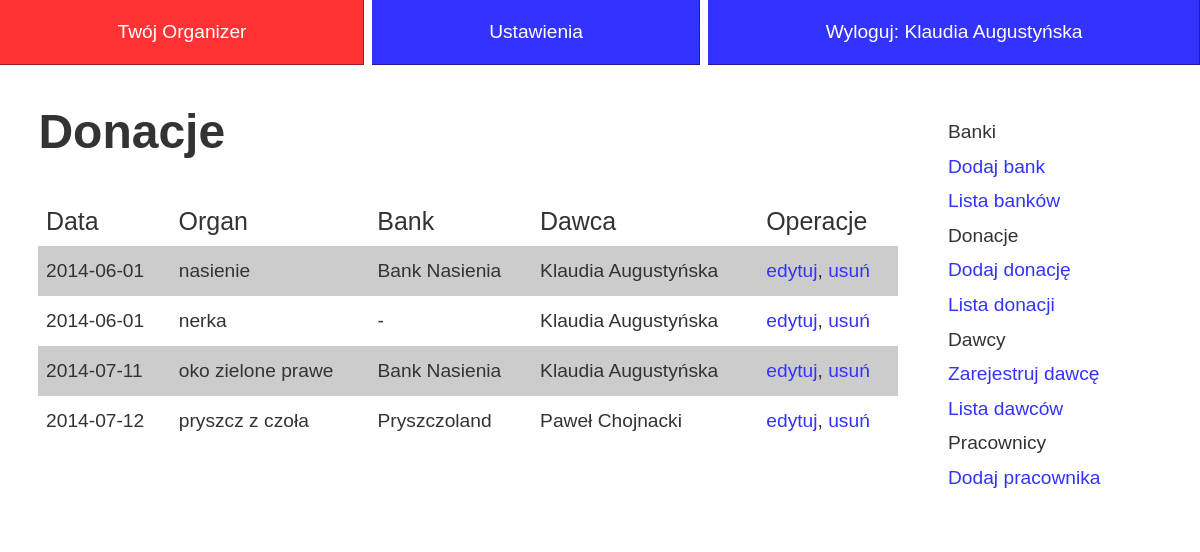
Screenshot of /index.php?org=donacje (signed in) with the database file from the repository.
### tables this page shows
CREATE TABLE IF NOT EXISTS `donacje` (
  `id` int(11) NOT NULL AUTO_INCREMENT,
  `data` timestamp NOT NULL DEFAULT CURRENT_TIMESTAMP,
  `organ_id` int(11) NOT NULL,
  `bank_id` int(11) DEFAULT NULL,
  `dawca_id` int(11) NOT NULL,
  PRIMARY KEY (`id`),
  KEY `organ_id` (`organ_id`),
  KEY `bank_id` (`bank_id`),
  KEY `dawca_id` (`dawca_id`)
);

CREATE TABLE IF NOT EXISTS `organy` (
  `id` int(11) NOT NULL AUTO_INCREMENT,
  `nazwa` varchar(100) NOT NULL,
  `cena` int(11) NOT NULL,
  PRIMARY KEY (`id`)
);

CREATE TABLE IF NOT EXISTS `banki` (
  `id` int(11) NOT NULL AUTO_INCREMENT,
  `nazwa` varchar(100) NOT NULL,
  `adres_id` int(11) NOT NULL,
  PRIMARY KEY (`id`),
  UNIQUE KEY `adres_id` (`adres_id`)
);

CREATE TABLE IF NOT EXISTS `dane_osobowe` (
  `id` int(11) NOT NULL AUTO_INCREMENT,
  `imie` varchar(100) NOT NULL,
  `nazwisko` varchar(100) NOT NULL,
  `pesel` varchar(12) DEFAULT NULL,
  `adres_id` int(11) NOT NULL,
  `grupa_id` int(11) DEFAULT NULL,
  `stanowisko_id` int(11) DEFAULT NULL,
  PRIMARY KEY (`id`),
  UNIQUE KEY `adres_id` (`adres_id`),
  UNIQUE KEY `pesel` (`pesel`),
  KEY `grupa_id` (`grupa_id`),
  KEY `stanowisko_id` (`stanowisko_id`)
);

CREATE TABLE IF NOT EXISTS `menu` (
  `id` int(11) NOT NULL AUTO_INCREMENT,
  `parent_id` int(11) NOT NULL DEFAULT '0',
  `typ` int(11) NOT NULL,
  `naglowek` tinyint(1) NOT NULL DEFAULT '1',
  `opcja_id` int(11) DEFAULT NULL,
  `adres` varchar(200) DEFAULT NULL,
  `etykieta` varchar(100) NOT NULL,
  PRIMARY KEY (`id`),
  UNIQUE KEY `opcja_id` (`opcja_id`)
);

### src/donacje.php (called while the page is built, shortened)
<?php
class Donacje {
	static public function GetAll() {
		global $mysqli;
		$result = $mysqli->query("
			SELECT
				donacje.id,
				DATE(data) AS 'data',
				organy.nazwa AS 'organ',
				banki.nazwa AS 'bank',
				dane_osobowe.imie AS 'imie',
				dane_osobowe.nazwisko AS 'nazwisko'
			FROM donacje
				LEFT JOIN banki ON bank_id = banki.id
				JOIN organy ON organ_id = organy.id
				JOIN uzytkownicy ON dawca_id = uzytkownicy.id
				JOIN dane_osobowe ON dane_osobowe_id = dane_osobowe.id
		") or die($mysqli->error);
		if ($result->num_rows > 0) {
			$tablica  = array();
			while ($row = $result->fetch_assoc())
				$tablica[] = $row;
			return $tablica;
		}
		return NULL;
	}
}
?>

### pages/org/donacje-lista.php (the view, shortened to what this page needs)
	<article>
		<h1>Donacje</h1>
<?php
include_once("src/donacje.php");
	$tablica = Donacje::GetAll();
if (count($tablica) > 0) {
?>
		<table>
			<thead>
				<tr>
					<td>Data</td>
					<td>Organ</td>
					<td>Bank</td>
					<td>Dawca</td>
					<td>Operacje</td>
				</tr>
			</thead>
			<tbody>
<?php
	foreach ($tablica as $t) {
?>
				<tr>
					<td><span class="nowrap"><?=$t['data']?></span></td>
					<td><?=$t['organ']?></td>
					<td><?php
						if ($t['bank'] == NULL) print "-";
						else print $t['bank'];
					?></td>
					<td><?=$t['imie']?> <?=$t['nazwisko']?></td>
					<td><a href="?org=donacje&metoda=edytuj&co=<?=$t['id']?>">edytuj</a>, <a href="?org=donacje&metoda=usun&co=<?=$t['id']?>">usuń</a></td>
				</tr>
<?php
	}
?>
			</tbody>
		</table>
<?php
}
?>

### src/menu.php (shortened to what this page needs)
<?php
class Menu {
	static public function Generuj($user, $typ, $parent = 0) {
		global $mysqli;
		$result = $mysqli->query("
			SELECT *
			FROM menu
			WHERE
				parent_id = $parent
				AND typ = $typ
		");
		if ($result->num_rows > 0) {
			$tablica  = array();
			while ($row = $result->fetch_assoc()) {
				if ($row['naglowek'] == 0) {
					if (!Uzytkownicy::SprawdzOpcje($user, $row['opcja_id']))
						continue;
					print "<li><a href=\"$row[adres]\">$row[etykieta]</a></li>";
				}
				else
					print "<li>$row[etykieta] ";
				self::Generuj($user, $typ, $row['id']);
				print "</li>";
			}
			return $tablica;
		}
	}
}
?>

### style.css (style rules this page uses)
* { margin:0; padding:0 }
a { text-decoration:none }
html { font-family: sans-serif; font-size: 1.2em; line-height: 1.8em;color:#333;overflow-y:scroll }
#content article { display:block;padding:2em; padding-top:0 }
#content h1 { font-size: 2.5em; margin-bottom:1em }
table { width:100%;border-collapse:collapse;line-height:1.2em }
thead { font-weight:normal; font-size:1.3em; }
thead td { padding:.5em .3em }
tbody td { padding:.7em .4em }
tbody tr:nth-child(2n+1) { background: #ccc; }
#content a { color:#3333ff; }
.menu3 li { list-style:none }
.nowrap { white-space: nowrap; display:block }

### rows the page displays
donacje: data "2014-06-01", organ.nazwa "nasienie", bank.nazwa "Bank Nasienia", dane_osobowe.imie "Klaudia", dane_osobowe.nazwisko "Augustyńska"
donacje: data "2014-06-01", organ.nazwa "nerka", dane_osobowe.imie "Klaudia", dane_osobowe.nazwisko "Augustyńska"
donacje: data "2014-07-11", organ.nazwa "oko zielone prawe", bank.nazwa "Bank Nasienia", dane_osobowe.imie "Klaudia", dane_osobowe.nazwisko "Augustyńska"
donacje: data "2014-07-12", organ.nazwa "pryszcz z czoła", bank.nazwa "Pryszczoland", dane_osobowe.imie "Paweł", dane_osobowe.nazwisko "Chojnacki"
menu: etykieta "Banki"
menu: etykieta "Dodaj bank"
menu: etykieta "Lista banków"
menu: etykieta "Donacje"
menu: etykieta "Dodaj donację"
menu: etykieta "Lista donacji"
menu: etykieta "Dawcy"
menu: etykieta "Zarejestruj dawcę"
menu: etykieta "Lista dawców"
menu: etykieta "Pracownicy"
menu: etykieta "Dodaj pracownika"

### other values shown
$_SESSION['user']->imie "Klaudia"
$_SESSION['user']->nazwisko "Augustyńska"
